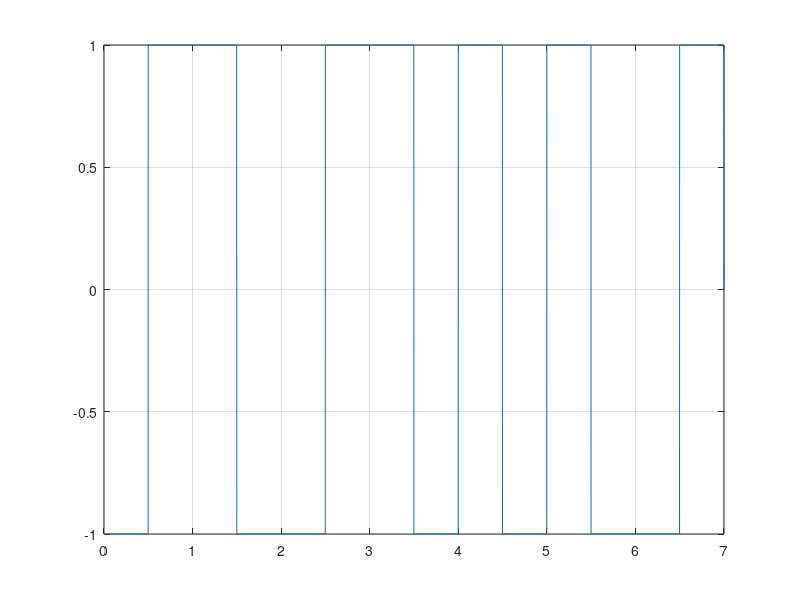

Source code (MATLAB):
bits = [1 0 1 0 0 0 1];
bitrate = 1;
n = 1000;

T = length(bits) / bitrate;
N = length(bits) * n;
dt = T/N;
t = 0 : dt : T;

x = zeros(1, length(t));
bit = 1;
first_half = -1;
second_half = 0;

for i = 1 : length(bits)
   if bits(i) == 1
    first_half = -bit;
    second_half = bit;

  else
    first_half = bit;
    second_half = -bit
  endif
  x((i-1)*n+1 : (i-1)*n+n/2) = first_half;
  x((i-1)*n+n/2 : n*i) = second_half;
end

plot(t, x);
grid on;



# decode
counter = 0;
lastbit = 1;
result = [];

for i = 1: length(t)
  if counter < t(i)
    counter = counter+1;
    if x(i) > 0
      result(counter) = 0;
    else
      result(counter) = 1;
    endif
  endif
end
disp(result);





















